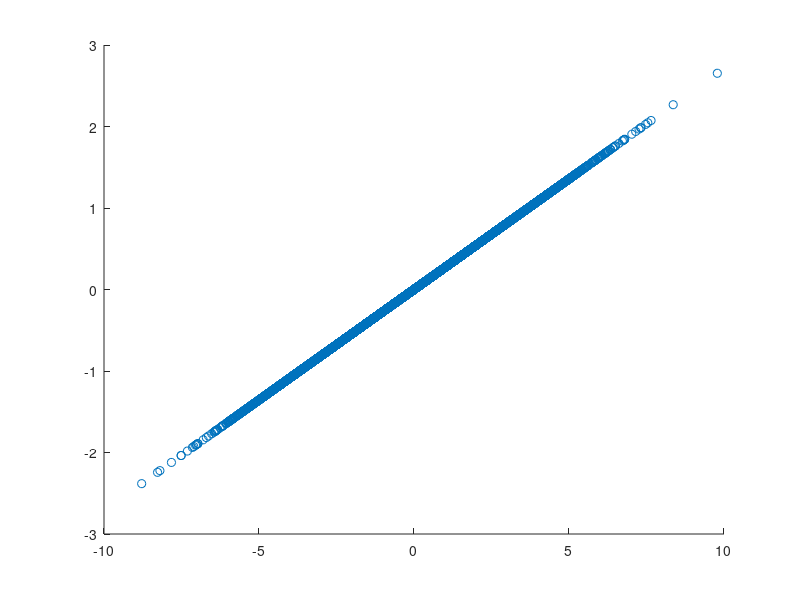
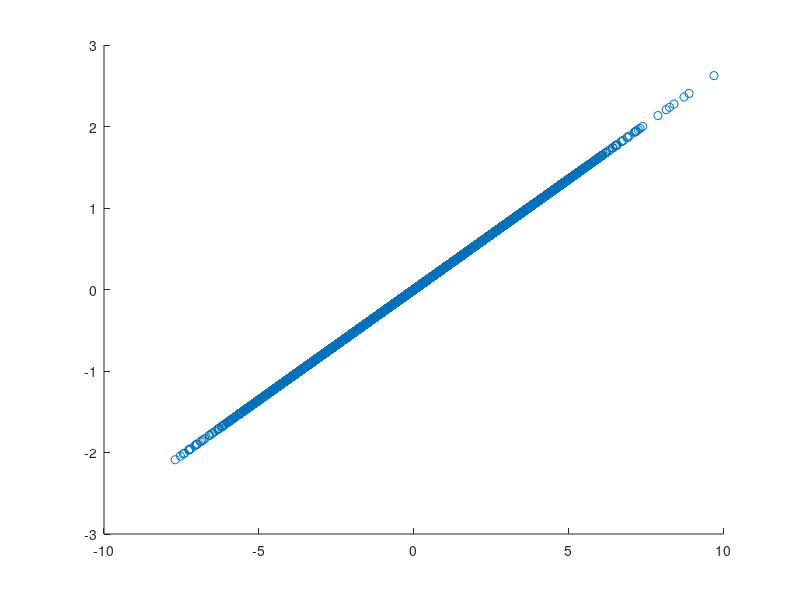

Here is the MATLAB script that generated these plots, in order:
clear
close all
clc

m = 1;
n = 1;

grad_J_u = randn(1,m);
Mz = randn(n,1);

Sigma = [ (Mz'*Mz)*eye(m) , grad_J_u'*Mz' ; Mz*grad_J_u , (grad_J_u*grad_J_u')*eye(n) ];

N = 10000;

% Omega_u = zeros(m,N);
% Omega_z = zeros(n,N);
% for k = 1:N
%    Omega_z(:,k) = norm(grad_J_u)*randn(n,1);
%    Omega_u(:,k) = ((Mz'*Omega_z(:,k))/(grad_J_u*grad_J_u'))*grad_J_u' + norm(Mz)*(eye(m) - (1/(grad_J_u*grad_J_u'))*(grad_J_u'*grad_J_u))*randn(m,1);
% end

Omega_z = norm(grad_J_u)*randn(n,N);
Omega_u = grad_J_u'*((Mz'*Omega_z)/(grad_J_u*grad_J_u')) + norm(Mz)*(eye(m) - (1/(grad_J_u*grad_J_u'))*(grad_J_u'*grad_J_u))*randn(m,N);

Omega_u_ind = norm(Mz)*randn(m,N);
Omega_z_ind = norm(grad_J_u)*randn(n,N);

R = mvnrnd(zeros(m+n,1),Sigma,N);

Omega_u_R = R(:,1:m)';
Omega_z_R = R(:,(m+1):end)';

figure,
scatter(Omega_u,Omega_z,'o')

figure,
scatter(Omega_u_R,Omega_z_R)
